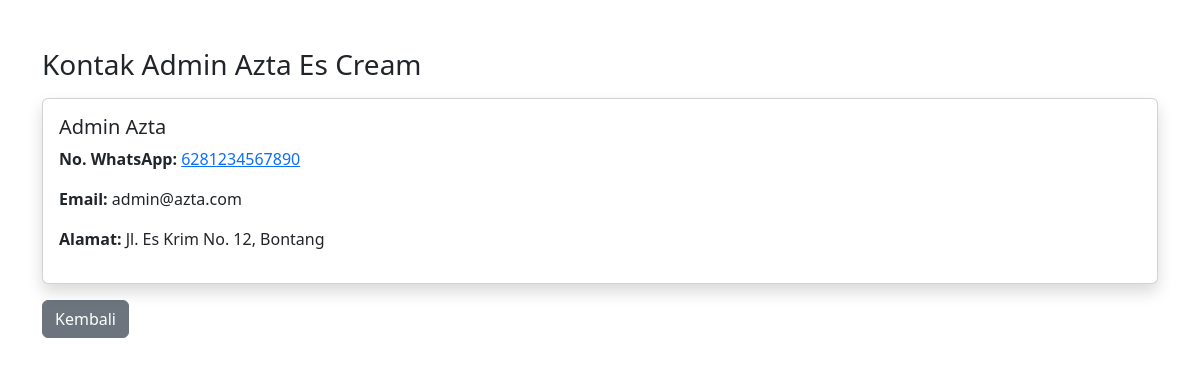
Page /pelanggan/kontak.php on the committed database.
### tables this page shows
CREATE TABLE `kontak_admin` (
  `id_kontak` int NOT NULL,
  `nama_admin` varchar(100) DEFAULT NULL,
  `no_wa` varchar(20) DEFAULT NULL,
  `email` varchar(100) DEFAULT NULL,
  `alamat` text
);

### src/pelanggan/kontak.php (the view, shortened to what this page needs)
<?php
include '../config/koneksi.php';
$data = mysqli_query($conn, "SELECT * FROM kontak_admin LIMIT 1");
$admin = mysqli_fetch_assoc($data);
?>
<!DOCTYPE html>
<html>
<head>
    <link href="https://cdn.jsdelivr.net/npm/bootstrap@5.3.3/dist/css/bootstrap.min.css" rel="stylesheet">
</head>
<body>
<div class="container mt-5">
    <h3>Kontak Admin Azta Es Cream</h3>
    <div class="card shadow mt-3">
        <div class="card-body">
            <h5><?= $admin['nama_admin']; ?></h5>
            <p><strong>No. WhatsApp:</strong> <a href="https://wa.me/<?= $admin['no_wa']; ?>" target="_blank"><?= $admin['no_wa']; ?></a></p>
            <p><strong>Email:</strong> <?= $admin['email']; ?></p>
            <p><strong>Alamat:</strong> <?= $admin['alamat']; ?></p>
        </div>
    </div>
    <a href="index.php" class="btn btn-secondary mt-3">Kembali</a>
</div>
</body>
</html>

### rows in the picture
kontak_admin: nama_admin "Admin Azta", no_wa "6281234567890", email "admin@azta.com", alamat "Jl. Es Krim No. 12, Bontang"
